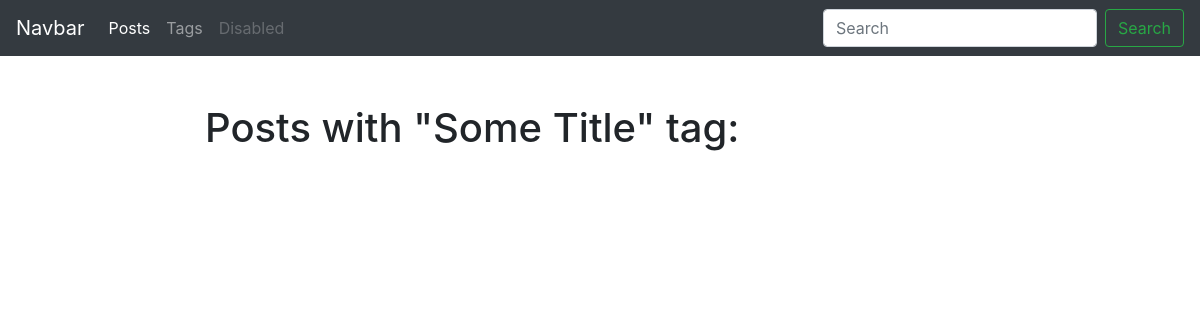
The app's page /blog/tag/some-title/, older data.
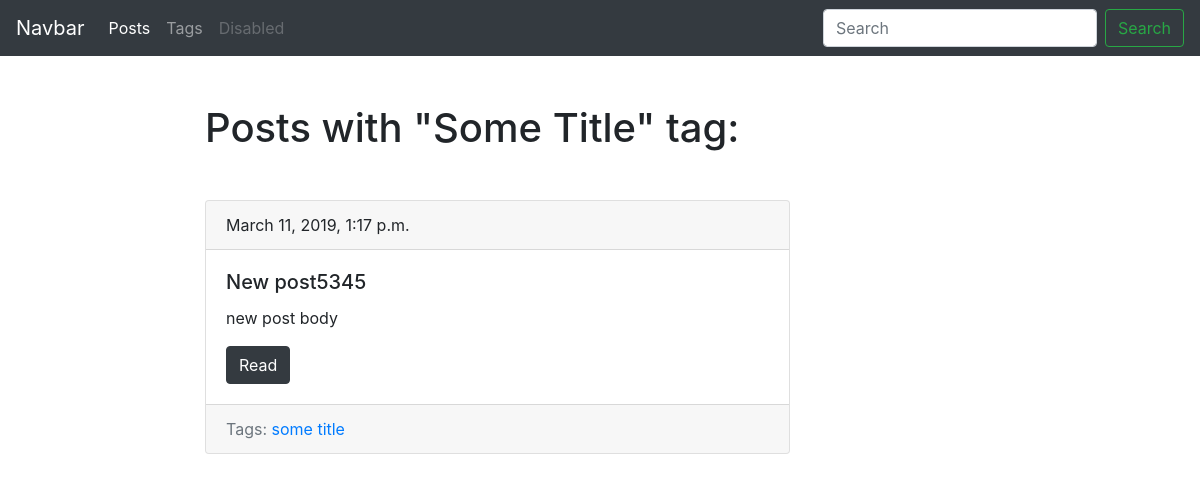
The same page, newer data.
### blog/models.py (models this page shows, shortened)
class Tag(models.Model):
    title = models.CharField(max_length=50)
    slug = models.SlugField(max_length=50, unique=True)
    def get_absolute_url(self):  # согласовано с Django
        return reverse('tag_detail_url', kwargs={'slug': self.slug})
    class Meta:
        ordering = ['title']

class Post(models.Model):
    title = models.CharField(max_length=150, db_index=True)
    slug = models.SlugField(max_length=150, blank=True, unique=True)
    body = models.TextField(blank=True, db_index=True)
    tags = models.ManyToManyField('Tag', blank=True, related_name='posts')
    date_pub = models.DateTimeField(auto_now_add=True)
    def get_absolute_url(self):  # согласовано с Django
        return reverse('post_detail_url', kwargs={'slug': self.slug})
    class Meta:
        ordering = ['-date_pub']

### blog/views.py (the view)
# urls.py: path('tag/<str:slug>/', TagDetail.as_view(), name='tag_detail_url'),
class TagDetail(ObjectDetailMixin, View):  # на замену def tag_detail(по принципу DRY)
        model = Tag
        template = 'blog/tag_detail.html'

### blog/utils.py (called while the page is built)
    def get(self, request, slug):
        obj = get_object_or_404(self.model, slug__iexact=slug)
        return render(request, self.template, context={self.model.__name__.lower(): obj, 'admin_object': obj, 'detail': True})

### blog/templates/blog/tag_detail.html (shortened to what this page needs)
{% extends 'blog/base_blog.html' %}
{% block content %}
    <h1 class="mb-5">Posts with "{{ tag.title|title }}" tag:</h1>
    {% for post in tag.posts.all %}
        {% include 'blog/includes/post_card_template.html' %}
    {% endfor %}
{% endblock %}

### blog/templates/blog/includes/post_card_template.html
<div class="card mb-4">
    <div class="card-header">
        {{ post.date_pub }}
    </div>
    <div class="card-body">
        <h5 class="card-title">{{ post.title }}</h5>
        <p class="card-text">{{ post.body|truncatewords:15 }}</p>
        <a href="{{ post.get_absolute_url }}" class="btn btn-dark">Read</a>
    </div>
    <div class="card-footer text-muted">
        Tags:
            {% for tag in post.tags.all %}
        <a href="{{ tag.get_absolute_url }}">{{ tag.title }}</a>
            {% endfor %}
    </div>
</div>

Row changes from the older to the newer data that the page shows:
now on this page (row edited): Post: date_pub "March 11, 2019, 1:17 p.m.", title "New post5345", body "new post body", Tag (title "some title")
